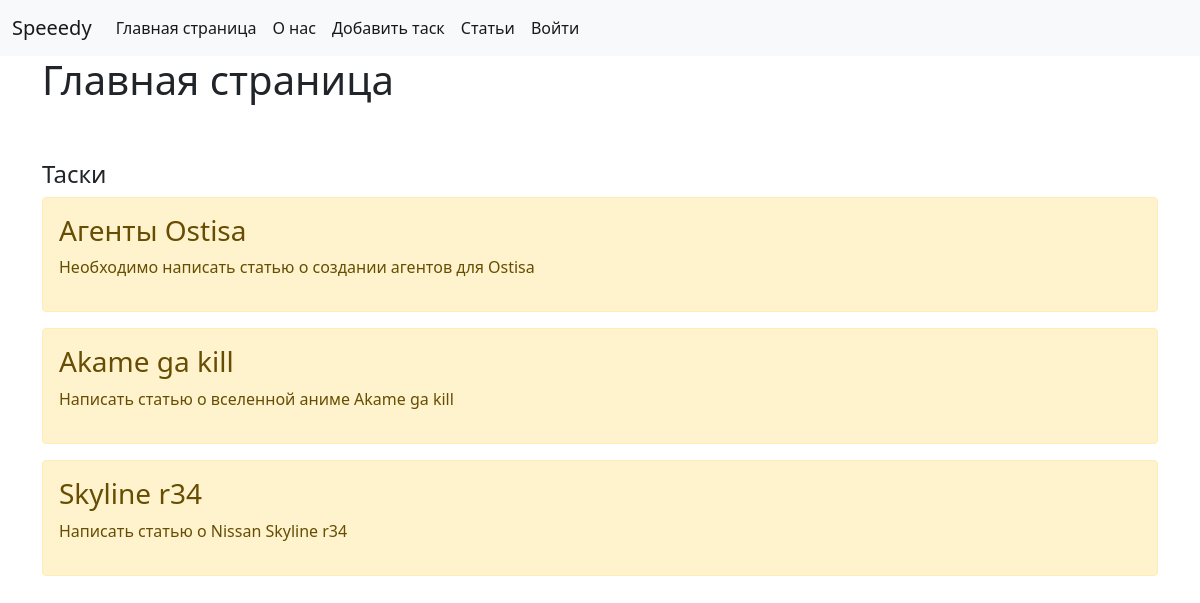
The app's page /, older data.
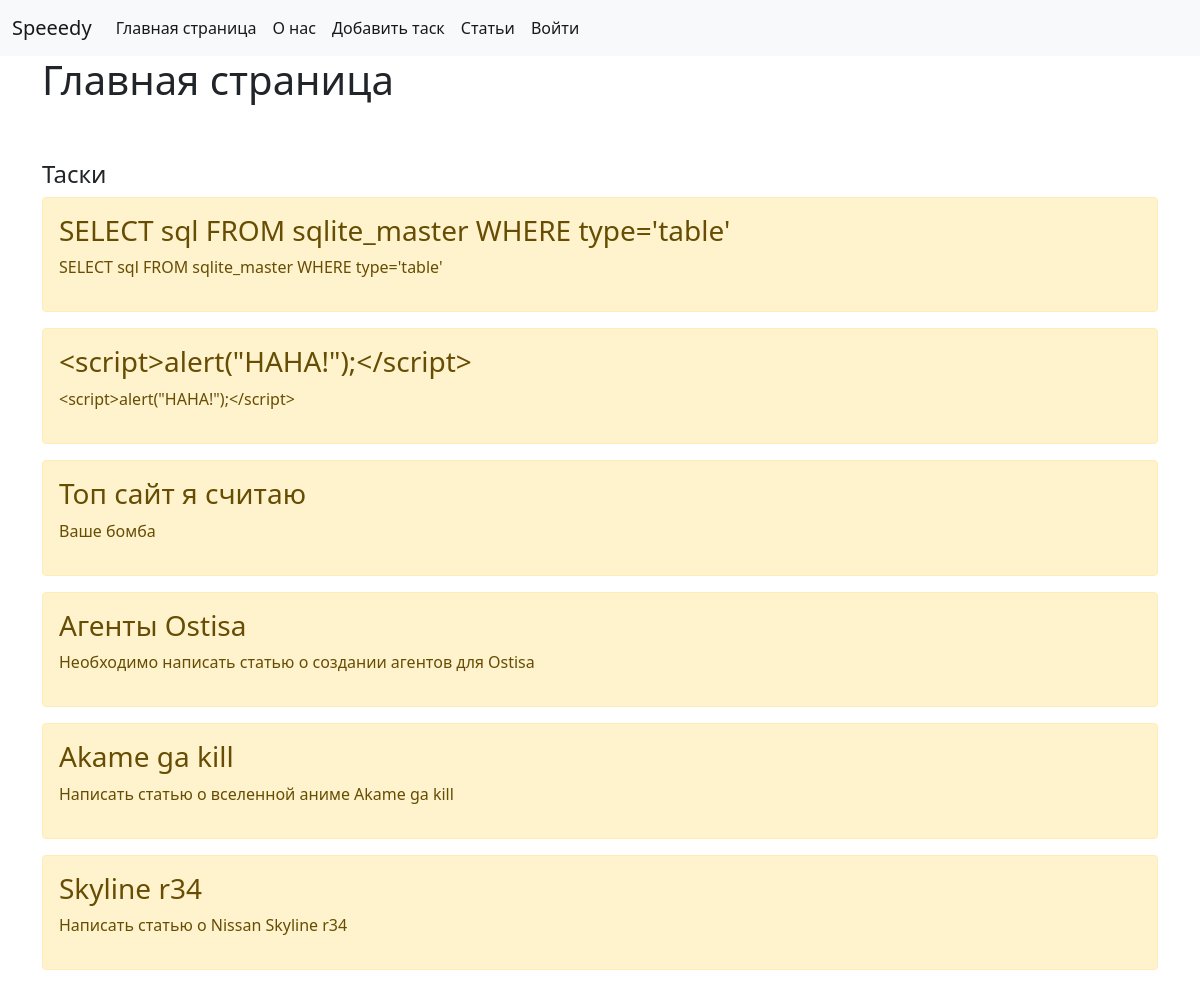
The same page, newer data.
### main/models.py (models this page shows, shortened)
class Task(models.Model):
    title = models.CharField('Название', max_length=50)
    task = models.TextField('Описание')
    class Meta:
        verbose_name = 'Задача'
        verbose_name_plural = 'Задачи'

### main/views.py (the view)
# urls.py: path('', views.index, name='home'),
def index(request):
    tasks = Task.objects.order_by('-id')
    return render(request, 'main/index.html',
                  {'title': 'Главная страница сайта', 'tasks': tasks, 'username': auth.get_user(request).username})

### main/templates/main/index.html (shortened to what this page needs)
{% extends 'main/base.html' %}
{% block contects %}
    <h1>Главная страница</h1>
    <br>
    <br>
    <h4>Таски</h4>
    {% if tasks %}
        {% for el in tasks %}
            <div class="alert alert-warning mt-2">
                <h3>{{ el.title }}</h3>
                <p>{{ el.task }}</p>
            </div>
        {% endfor %}
    {% else %}
        <p>Нет тасков</p>
    {% endif %}
{% endblock %}

### main/templates/main/base.html (shortened to what this page needs)
{% load static %}
<!DOCTYPE html>
<html lang="en">
<head>
    <link rel="stylesheet" type="text/css" href="{% static "css/bootstrap.css" %}">
    <link rel="stylesheet" type="text/css" href="../../../static/css/stiles.css">
</head>
<body>
<nav class="navbar navbar-expand-lg navbar-light bg-light">
    <div class="container-fluid">
        <a class="navbar-brand" href="#">Speeedy</a>
        <div class="collapse navbar-collapse" id="navbarSupportedContent">
            <ul class="navbar-nav me-auto mb-2 mb-lg-0">
                <li class="nav-item">
                    <a class="nav-link active" aria-current="page" href="{% url 'home' %}">Главная страница</a>
                </li>
                <li class="nav-item">
                    <a class="nav-link active" href="{% url 'about' %}">О нас</a>
                </li>
                <li class="nav-item">
                    <a class="nav-link active" aria-current="page" href="{% url 'create' %}">Добавить таск</a>
                </li>
                <li class="nav-item">
                    <a class="nav-link active" href="{% url 'articles' %}">Статьи</a>
                </li>
                {% if username %}
                    <li class="nav-item">
                        <a class="nav-link active" href="{% url 'logout' %}">Выйти
                            ({{ username }})</a>
                    </li>
                {% else %}
                    <li class="nav-item">
                        <a class="nav-link active" href="{% url 'login' %}">Войти</a>
                    </li>
                {% endif %}
            </ul>
        </div>
    </div>
</nav>
<div class="container">{% block contects %}{% endblock %}</div>
</body>
</html>

Row changes from the older to the newer data that the page shows:
added Task: title "SELECT sql FROM sqlite_master WHERE type='table'", task "SELECT sql FROM sqlite_master WHERE type='table'"
added Task: title "<script>alert(\"HAHA!\");</script>", task "<script>alert(\"HAHA!\");</script>"
added Task: title "Топ сайт я считаю", task "Ваше бомба"
